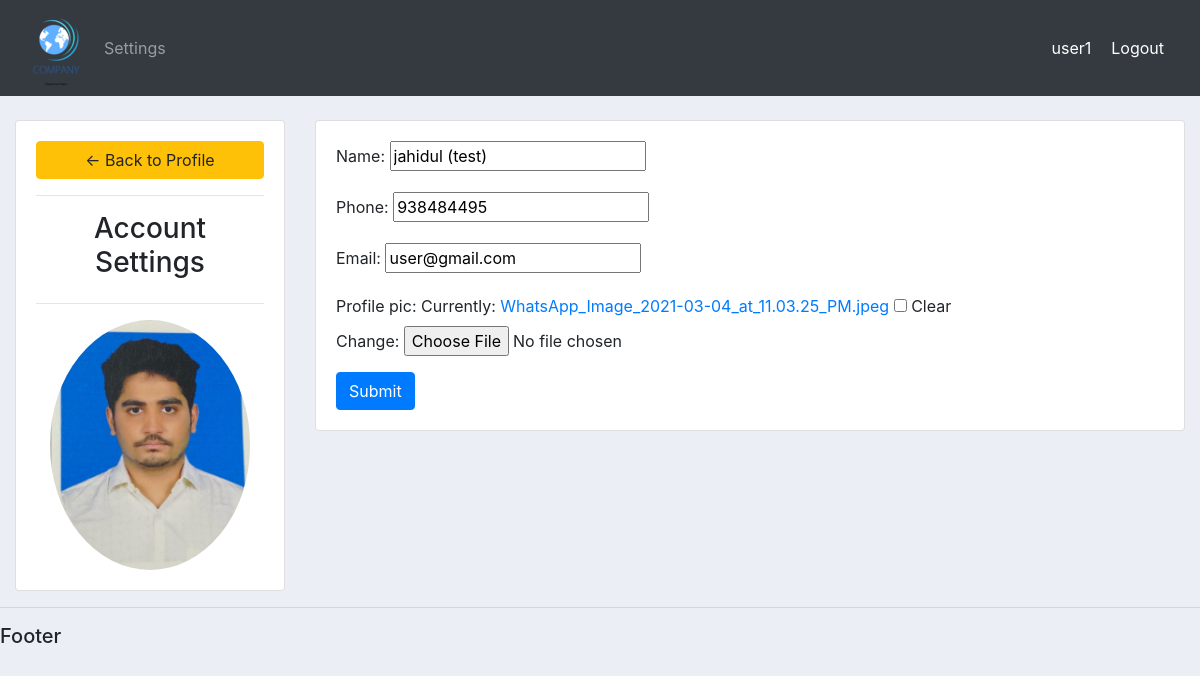
/account/ (signed in), run on the app's committed database.
### accounts/models.py (models this page shows, shortened)
class Customer(models.Model):
    user = models.OneToOneField(User, null=True, blank=True, on_delete=models.CASCADE)
    name = models.CharField(max_length=200, null=True)
    phone = models.CharField(max_length=200, null=True)
    email = models.CharField(max_length=200, null=True)
    profile_pic = models.ImageField(default="default.jpg", null=True, blank=True)
    date_created = models.DateTimeField(auto_now_add=True, null=True)

### accounts/decorators.py (the view)
        def wrapper_func(request, *args, **kwargs):
            group = None
            if request.user.groups.exists():
                group = request.user.groups.all()[0].name
            if group in allowed_roles:
                return view_func(request, *args, **kwargs)
            else:
                return HttpResponse('you are not authorized to this page')

### accounts/forms.py
class CustomerForm(ModelForm):
    class Meta:
        model = Customer
        fields = '__all__'
        exclude = ['user']

### accounts/views.py (called while the page is built)
@login_required(login_url='login')
@allowed_users(allowed_roles=['customer'])
def accountSettings(request):
    customer = request.user.customer
    form = CustomerForm(instance=customer)
    if request.method == 'POST':
        form = CustomerForm(request.POST, request.FILES,instance=customer)
        if form.is_valid():
            form.save()
    context ={'form':form}
    return render(request, 'accounts/account_settings.html', context)

### accounts/templates/accounts/account_settings.html (shortened to what this page needs)
{%  extends 'accounts/main.html' %}
{% load static %}
{% block content %}
<br>
<div class="row">
	<div class="col-md-3">
		<div class="card card-body">
			<a class="btn btn-warning" href="{% url 'home' %}"> &#8592; Back to Profile</a>
			<hr>
			<h3 style="text-align: center">Account Settings</h3>
			<hr>
			<img class="profile-pic" src="{{request.user.customer.profile_pic.url}}" >
		</div>
	</div>
	<div class="col-md-9">
		<div class="card card-body">
			<form method="POST" action="" enctype="multipart/form-data">
				{{form.as_p}}
			<input class="btn btn-primary" type="submit" name="Update Information">
			</form>
		</div>
	</div>
</div>
{% endblock %}

### accounts/templates/accounts/navbar.html (shortened to what this page needs)
{% load static %}
<nav class="navbar navbar-expand-lg navbar-dark bg-dark">
<img src="{% static 'images/logo1.png' %}">
<div class="collapse navbar-collapse" id="navbarNav">
  <ul class="navbar-nav">
    {% if request.user.is_staff %}
    <li class="nav-item active">
      <a class="nav-link" href="{% url 'home' %}">Dashboard</a>
    </li>
    <li class="nav-item">
      <a class="nav-link" href="{% url 'products' %}">Products</a>
    </li>
    {% else %}
      <li class="nav-item">
        <a class="nav-link" href="{% url 'account' %}">Settings</a>
      </li>
    {% endif %}
  </ul>
</div>
<span class="hello-msg"> {{request.user}} </span>
<span><a class="hello-msg" href="{% url 'logout' %}">Logout</a></span>
</nav>

### static/css/main.css (style rules this page uses)
body { background-color: #ebeff5; }

### accounts/templates/accounts/navbar.html (style rules this page uses)
.hello-msg { front-size: 18px; color: #fff; margin-right: 20px }

### accounts/templates/accounts/account_settings.html (style rules this page uses)
.profile-pic { max-width: 250px; max-height:250px; margin: 0 auto; border-radius: 50%; }

### data on the page
Customer: name "jahidul (test)", phone "938484495", email "user@gmail.com"

### other printed values
{{ request.user }} "user1"
